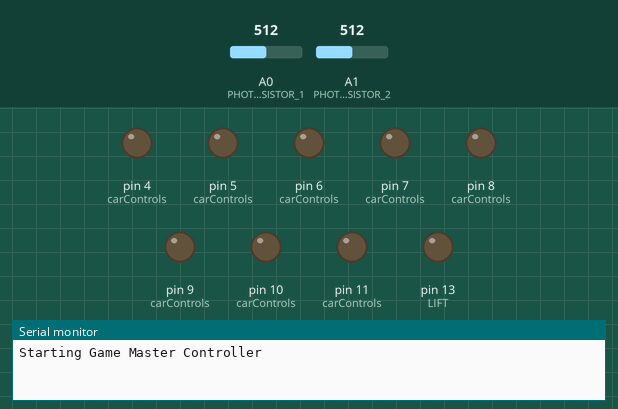
Recording of a sketch running on a simulated Arduino Uno, built with avr-gcc and run on an emulated ATmega328P. Shown: output pins drawn as LEDs (lit = HIGH), the last lines printed to the serial monitor. Inputs (shaded band) come from the test bench; at power-on: A0 (PHOTORESISTOR_1) = 512, A1 (PHOTORESISTOR_2) = 512.

Above: at 1.2 s.
1.3 s: A0 (PHOTORESISTOR_1) set to 409
2.8 s: A0 (PHOTORESISTOR_1) set to 387
At 4.2 s:
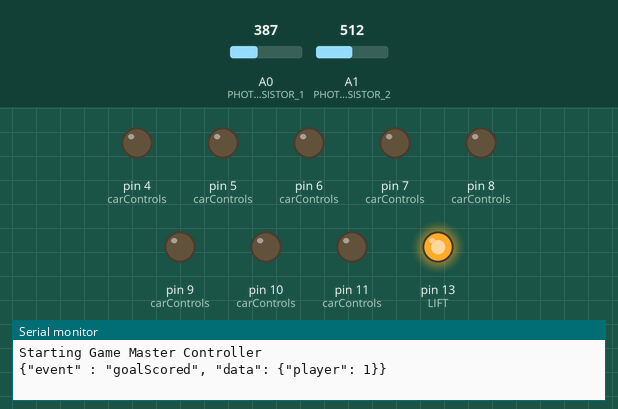
Timing chart, 0 to 5.8 s (numbered marks = the images above; inputs shaded):
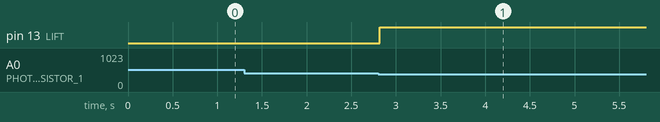

Measured:
- the behaviour switches between 400 and 399 on A0 (PHOTORESISTOR_1) (found by bisection; images 0 and 1)
- after the input at 1.3 s, every drawn part: stays the same
- after the input at 2.8 s, pin 13 (LIFT): LOW → HIGH at once

The sketch:

master.ino
```cpp
#include <ArduinoJson.h>

#define CAR_1_FORWARD 10
#define CAR_1_RIGHT 8
#define CAR_1_BACKWARD 11
#define CAR_1_LEFT 9
#define CAR_2_FORWARD 4
#define CAR_2_RIGHT 6
#define CAR_2_BACKWARD 7
#define CAR_2_LEFT 5

#define LIFT 13

#define LIFT_DOWN_INTERVAL 10000  // this includes the time for the lift to come down
#define LIFT_UP_INTERVAL 5000  // how long between lift up command and ready to start game

#define PHOTORESISTOR_1 0
#define PHOTORESISTOR_2 1
#define LASER_BROKEN_THRESHOLD_1 400  // the sensors have different sensitivity so has to be seperate
#define LASER_BROKEN_THRESHOLD_2 400

String directionArray[4] = {"N", "E", "S", "W"};  // has to be strings and not chars as arduino json screams at me
short carControls[2][4] = {{CAR_1_FORWARD, CAR_1_RIGHT, CAR_1_BACKWARD, CAR_1_LEFT}, {CAR_2_FORWARD, CAR_2_RIGHT, CAR_2_BACKWARD, CAR_2_LEFT}};
bool carStates[2][4] = {{false, false, false, false}, {false, false, false, false}};

boolean liftDown = false;
boolean goalDetection = true;
unsigned long currentMillis;
unsigned long previousMillis;

enum States { IN_GAME, RESET_ARENA };

States state = IN_GAME;

void setup() {
  // put your setup code here, to run once:
  Serial.begin(57600);
  while (!Serial) continue;
  Serial.println("Starting Game Master Controller");

  for (int i = 0; i < sizeof(carControls) / sizeof(carControls[0]); i++) {
    for (int j = 0; j < sizeof(carControls[i]) / sizeof(carControls[i][0]); j++) {
      pinMode(carControls[i][j], OUTPUT);  // set this control to an output
    }
  }

  pinMode(LIFT, OUTPUT);
}

void setState(States newState) {
  // ENTRY ACTIONS
  switch (newState) {
    case IN_GAME:
      liftDown = false;
      break;
    case RESET_ARENA:
      liftDown = true;
      previousMillis = currentMillis;
      break;
    default:
      Serial.println("Unknown new state");
      break;
  }

  state = newState;
}

void loop() {
  currentMillis = millis();
  digitalWrite(LIFT, liftDown);
  transmitControls();

  switch (state) {
    case IN_GAME:
      inGameState();
      break;
    case RESET_ARENA:
      resetArenaState();
      break;
    default:
      Serial.println("Invalid State");
      break;
  }
  delay(10);
}

void inGameState() {
  // read for any controller updates
  if (Serial.available()) {
    // Allocate the JSON document
    StaticJsonDocument<300> doc;
    DeserializationError err = deserializeJson(doc, Serial);

    if (err == DeserializationError::Ok) {
      String event = doc["event"];

      if (event == "controls") {
        controlStateEvent(doc);
      }
      else if (event == "lift") {
        liftDown = doc["data"]["liftDown"].as<boolean>();  // change the lifts position
      }
      else if (event == "goalDetection") {
        goalDetection = doc["data"]["enabled"].as<boolean>();
      }

    }
    else {
      // Print error to the "debug" serial port
      Serial.print("deserializeJson() returned ");
      Serial.println(err.c_str());

      // Flush all bytes in the "link" serial port buffer
      while (Serial.available() > 0)
        Serial.read();
    }
  }

  if (goalDetection) {
    if (analogRead(PHOTORESISTOR_1) < LASER_BROKEN_THRESHOLD_1) {
      endMatch(1);
      return;  // no longer in this game play state so go back to loop
    }

    if (analogRead(PHOTORESISTOR_2) < LASER_BROKEN_THRESHOLD_2) {
      endMatch(2);
      return;
    }
  }
}

void endMatch(int player) {
  Serial.print("{\"event\" : \"goalScored\", \"data\": {\"player\": ");
  Serial.print(player);
  Serial.println("}}");
  liftDown = true;  // bring the lift down
  setState(RESET_ARENA);
}

void resetArenaState() {
  if (liftDown) {
    if ((unsigned long)(currentMillis - previousMillis) >= LIFT_DOWN_INTERVAL) {
      liftDown = false;  // send it back up with the ball
    }
  }
  else {
    if ((unsigned long)(currentMillis - previousMillis) >= LIFT_UP_INTERVAL + LIFT_DOWN_INTERVAL) {
      setState(IN_GAME);
    }
  }
}

void controlStateEvent(StaticJsonDocument<300> &doc) {
  JsonArray docArray = doc["data"].as<JsonArray>();
  for (int i = 0; i < sizeof(carStates) / sizeof(carStates[0]); i++) {
    carStates[i][0] = docArray[i]["N"].as<boolean>();
    carStates[i][1] = docArray[i]["E"].as<boolean>();
    carStates[i][2] = docArray[i]["S"].as<boolean>();
    carStates[i][3] = docArray[i]["W"].as<boolean>();
  }
}

void transmitControls() {  // remember low == false and high == true
  for (int i = 0; i < sizeof(carStates) / sizeof(carStates[0]); i++) {
    for (int j = 0; j < sizeof(carStates[i]) / sizeof(carStates[i][0]); j++) {
      digitalWrite(carControls[i][j], carStates[i][j]);
    }
  }
}
```
